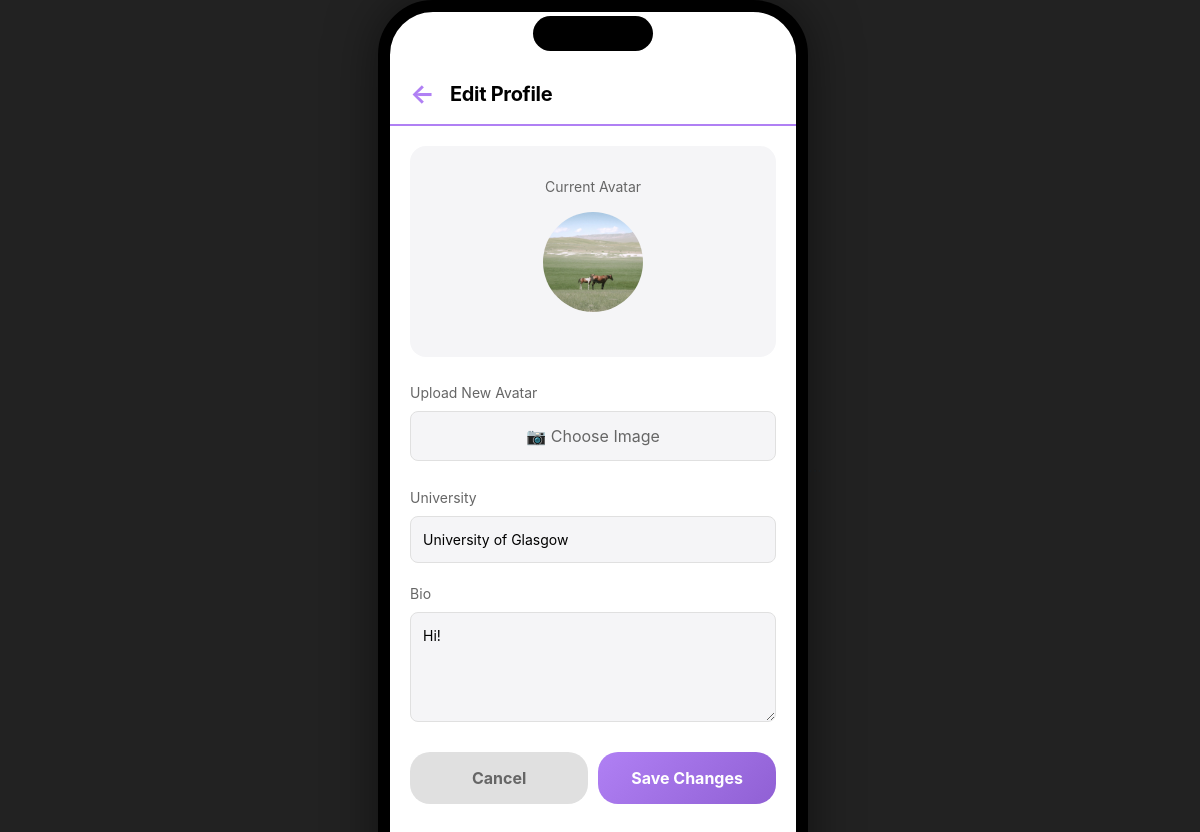
The app's page /profile/edit/ (signed in) with its own data.
### properties/models.py (models this page shows, shortened)
class UserProfile(models.Model):
    user = models.OneToOneField(User, on_delete=models.CASCADE, related_name='profile')
    avatar = models.ImageField(upload_to='avatars/', blank=True, null=True, verbose_name="Avatar")
    university = models.CharField(max_length=100, blank=True, verbose_name="University")
    bio = models.TextField(blank=True, verbose_name="Bio")
    created_at = models.DateTimeField(auto_now_add=True)
    updated_at = models.DateTimeField(auto_now=True)
    class Meta:
        verbose_name = "User Profile"
        verbose_name_plural = "User Profiles"

### properties/views.py (the view)
# urls.py: path('profile/edit/', views.edit_user_profile, name='edit_user_profile'),
@login_required
def edit_user_profile(request):
    profile, created = UserProfile.objects.get_or_create(user=request.user)
    if request.method == 'POST':
        form = UserProfileForm(request.POST, request.FILES, instance=profile)
        if form.is_valid():
            form.save()
            messages.success(request, "Profile updated successfully!")
            return redirect('user_dashboard')
    else:
        form = UserProfileForm(instance=profile)
    return render(request, "info/edit_user_profile.html", {
        'form': form,
        'profile': profile
    })

### properties/forms.py
class UserProfileForm(forms.ModelForm):
    class Meta:
        model = UserProfile
        fields = ['avatar', 'university', 'bio']
        widgets = {
            'avatar': forms.FileInput(attrs={
                'class': 'form-control',
                'accept': 'image/*'
            }),
            'university': forms.TextInput(attrs={
                'class': 'form-control',
                'placeholder': 'e.g., University of Glasgow'
            }),
            'bio': forms.Textarea(attrs={
                'class': 'form-control',
                'rows': 4,
                'placeholder': 'Tell us about yourself...'
            }),
        }

### properties/templates/info/edit_user_profile.html (shortened to what this page needs)
{% extends 'base/base.html' %}
{% block content %}
<div class="edit-container">
    <div class="page-header">
        <a href="{% url 'user_dashboard' %}" class="back-btn">←</a>
        <div class="page-title">Edit Profile</div>
    </div>
    <div class="edit-content">
        <div class="avatar-preview-section">
            <div class="avatar-label">Current Avatar</div>
            {% if profile.avatar %}
                <img src="{{ profile.avatar.url }}" alt="Avatar" class="current-avatar">
            {% else %}
                <div class="avatar-circle">
                    {{ user.username.0|upper }}
                </div>
            {% endif %}
        </div>
        <form method="post" enctype="multipart/form-data">
            <div class="form-group">
                <label class="form-label">Upload New Avatar</label>
                <div class="file-input-wrapper">
                    <label for="id_avatar" class="file-input-label">
                        📷 Choose Image
                    </label>
                </div>
            </div>
            <div class="form-group">
                <label class="form-label">University</label>
                {{ form.university }}
            </div>
            <div class="form-group">
                <label class="form-label">Bio</label>
                {{ form.bio }}
            </div>
            <div class="button-group">
                <a href="{% url 'user_dashboard' %}" class="btn btn-secondary">Cancel</a>
                <button type="submit" class="btn btn-primary">Save Changes</button>
            </div>
        </form>
    </div>
</div>
{% endblock %}

### records on screen
UserProfile: avatar (picture), university "University of Glasgow", bio "Hi!"
